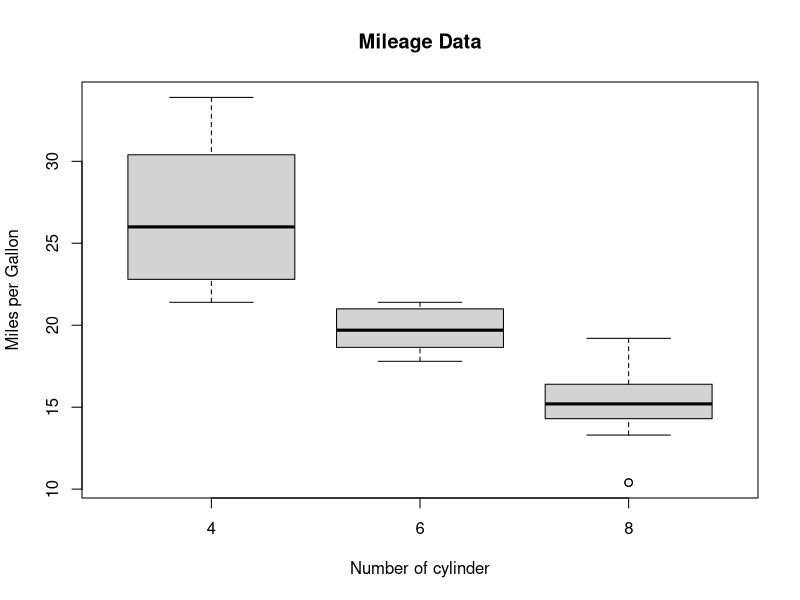
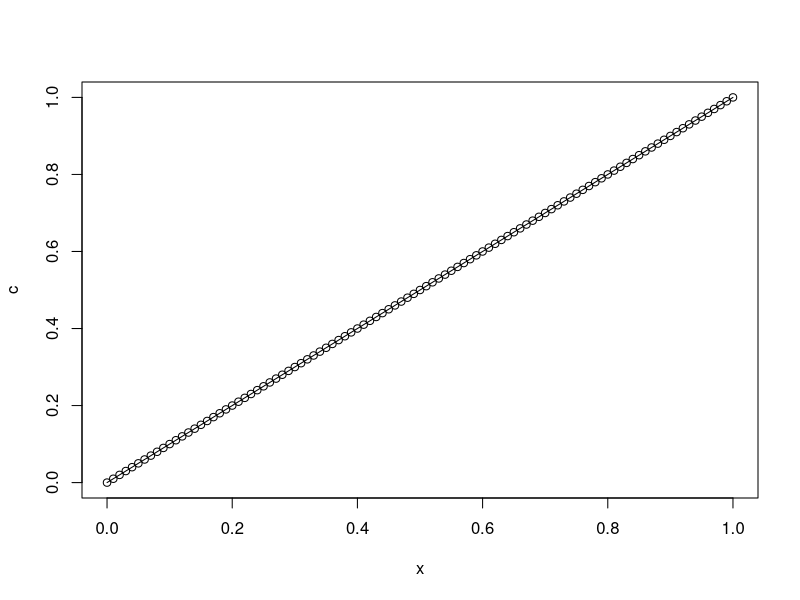
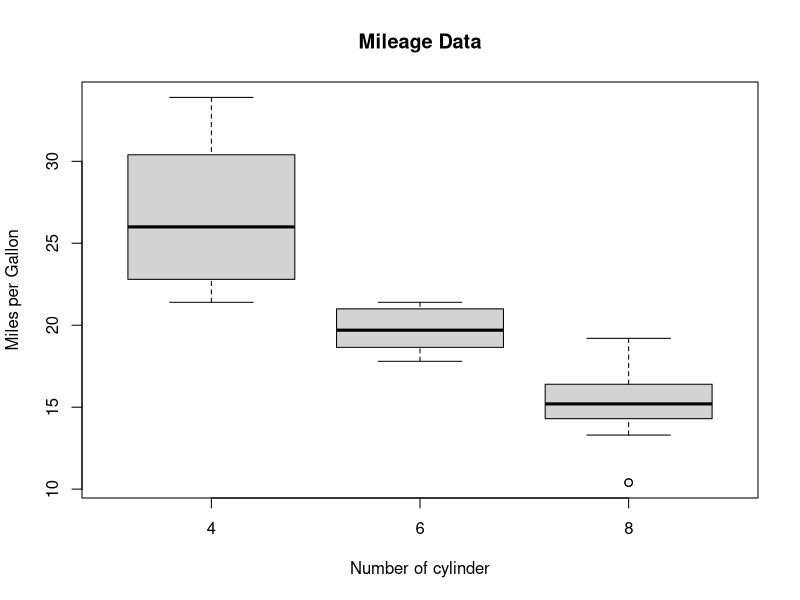

Generate these figures, in order, with R:
#VECTOR
data <- c("Sun","Mon","Tue","Wed","Thurs","Fri","Sat")

#ACCESSING DATA USING INDEXING
data1 <- data[c(2,3,6)]
print(data1)

#Accessing data using logical indexing
data2 <- data[c(TRUE,FALSE,FALSE,TRUE,FALSE,TRUE,FALSE)]
print(data2)

#Accessing data using negative indexing 
d1 <- data[c(-2,-5)]
print(d1)

d2 <- data[c(0,0,0,0,0,0,1)]
print(d2)


#LIST
 d3 <- list(c("Jan","Feb","Mar"),matrix(c(3,9,5,1,-2,8),nrow = 2),list("green",12.3))
names(d3) <- c("1st Quater","A_Matrix","A Inner List")
print(d3)


#Matrix 
a1 <- matrix(3:14,nrow = 4,byrow = TRUE)
print(a1)


a2 <- matrix(3:14,nrow = 4,byrow = FALSE)
print(a2)


rownames = c("row1","row2","row3","row4")
colnames = c("col1","col2","col3")

a3 <- matrix(3:14,nrow = 4,byrow = TRUE,dimnames = list(rownames,colnames))
print(a3)


#Graph
png(file= "boxplot.png")
boxplot(mpg ~ cyl, data=mtcars,xlab = "Number of cylinder",ylab = "Miles per Gallon",main="Mileage Data")
dev.off()


data <- c(7,12,28,3,41)


#Give the chart file a name.
png(file="line_chart.jpg")

plot(c,type="o")

png(file="boxplot.png")

boxplot(mpg ~ cyl,data=mtcars,xlab = "Number of cylinder",ylab = "Miles per Gallon",main="Mileage Data")
dev.off()

dev.off()

#Control structure 
new.function <- function(a)
{
  for (i in 1:a) 
    {
    b<- i^2
    print(b)
    }
}

new.function(6)

#Creating Data frame
BMI <- data.frame(
  gender=c("Male","Male","Female"),
  height=c(152,171.5,165),
  weight=c(81,93,78),
  Age=c(42,38,26)
)
print(BMI)


